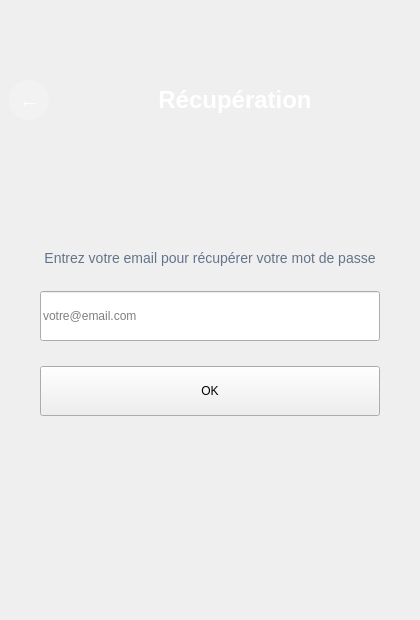
                <widget class="QWidget" name="cherchPageForgotPassword">
                 <layout class="QVBoxLayout" name="verticalLayoutForgotPassword">
                  <property name="spacing">
                   <number>0</number>
                  </property>
                  <property name="leftMargin">
                   <number>0</number>
                  </property>
                  <property name="topMargin">
                   <number>0</number>
                  </property>
                  <property name="rightMargin">
                   <number>0</number>
                  </property>
                  <property name="bottomMargin">
                   <number>0</number>
                  </property>
                  <item>
                   <widget class="QFrame" name="cherchForgotFrame">
                    <property name="minimumSize">
                     <size>
                      <width>420</width>
                      <height>620</height>
                     </size>
                    </property>
                    <property name="maximumSize">
                     <size>
                      <width>420</width>
                      <height>620</height>
                     </size>
                    </property>
                    <property name="frameShape">
                     <enum>QFrame::Shape::NoFrame</enum>
                    </property>
                    <layout class="QVBoxLayout" name="verticalLayoutForgotFrame">
                     <property name="spacing">
                      <number>0</number>
                     </property>
                     <property name="leftMargin">
                      <number>0</number>
                     </property>
                     <property name="topMargin">
                      <number>0</number>
                     </property>
                     <property name="rightMargin">
                      <number>0</number>
                     </property>
                     <property name="bottomMargin">
                      <number>0</number>
                     </property>
                     <item>
                      <widget class="QFrame" name="cherchForgotHeader">
                       <property name="minimumSize">
                        <size>
                         <width>0</width>
                         <height>200</height>
                        </size>
                       </property>
                       <property name="maximumSize">
                        <size>
                         <width>16777215</width>
                         <height>200</height>
                        </size>
                       </property>
                       <property name="frameShape">
                        <enum>QFrame::Shape::NoFrame</enum>
                       </property>
                       <layout class="QHBoxLayout" name="horizontalLayoutForgotHeader">
                        <property name="spacing">
                         <number>10</number>
                        </property>
                        <item>
                         <widget class="QPushButton" name="cherchBtnRetourLogin">
                          <property name="minimumSize">
                           <size>
                            <width>40</width>
                            <height>40</height>
                           </size>
                          </property>
                          <property name="maximumSize">
                           <size>
                            <width>40</width>
                            <height>40</height>
                           </size>
                          </property>
                          <property name="cursor">
                           <cursorShape>PointingHandCursor</cursorShape>
                          </property>
                          <property name="styleSheet">
                           <string notr="true">background-color: rgba(255,255,255,0.2); color: white; border: none; border-radius: 20px; font-size: 20px; font-weight: bold;</string>
                          </property>
                          <property name="text">
                           <string>←</string>
                          </property>
                         </widget>
                        </item>
                        <item>
                         <widget class="QLabel" name="cherchForgotTitleLabel">
                          <property name="styleSheet">
                           <string notr="true">color: white; font-size: 24px; font-weight: 700; background: transparent;</string>
                          </property>
                          <property name="text">
                           <string>Récupération</string>
                          </property>
                          <property name="alignment">
                           <set>Qt::AlignmentFlag::AlignCenter</set>
                          </property>
                         </widget>
                        </item>
                       </layout>
                      </widget>
                     </item>
                     <item>
                      <layout class="QVBoxLayout" name="verticalLayoutForgotForm">
                       <property name="spacing">
                        <number>25</number>
                       </property>
                       <property name="leftMargin">
                        <number>40</number>
                       </property>
                       <property name="topMargin">
                        <number>50</number>
                       </property>
                       <property name="rightMargin">
                        <number>40</number>
                       </property>
                       <property name="bottomMargin">
                        <number>40</number>
                       </property>
                       <item>
                        <widget class="QLabel" name="cherchLabelForgotDesc">
                         <property name="styleSheet">
                          <string notr="true">color: #64748b; font-size: 14px; background: transparent; border: none;</string>
                         </property>
                         <property name="text">
                          <string>Entrez votre email pour récupérer votre mot de passe</string>
                         </property>
                         <property name="alignment">
                          <set>Qt::AlignmentFlag::AlignCenter</set>
                         </property>
                         <property name="wordWrap">
                          <bool>true</bool>
                         </property>
                        </widget>
                       </item>
                       <item>
                        <widget class="QLineEdit" name="cherchLineEditForgotEmail">
                         <property name="minimumSize">
                          <size>
                           <width>0</width>
                           <height>50</height>
                          </size>
                         </property>
                         <property name="placeholderText">
                          <string>votre@email.com</string>
                         </property>
                        </widget>
                       </item>
                       <item>
                        <widget class="QPushButton" name="cherchBtnForgotOk">
                         <property name="minimumSize">
                          <size>
                           <width>0</width>
                           <height>50</height>
                          </size>
                         </property>
                         <property name="cursor">
                          <cursorShape>PointingHandCursor</cursorShape>
                         </property>
                         <property name="text">
                          <string>OK</string>
                         </property>
                        </widget>
                       </item>
                       <item>
                        <spacer name="cherchVerticalSpacerForgot">
                         <property name="orientation">
                          <enum>Qt::Orientation::Vertical</enum>
                         </property>
                         <property name="sizeHint" stdset="0">
                          <size>
                           <width>20</width>
                           <height>40</height>
                          </size>
                         </property>
                        </spacer>
                       </item>
                      </layout>
                     </item>
                    </layout>
                   </widget>
                  </item>
                 </layout>
                </widget>
